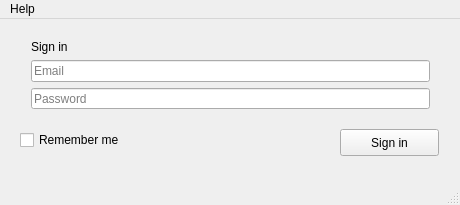
<?xml version="1.0" encoding="UTF-8"?>
<ui version="4.0">
 <class>MainWindow</class>
 <widget class="QMainWindow" name="MainWindow">
  <property name="geometry">
   <rect>
    <x>0</x>
    <y>0</y>
    <width>460</width>
    <height>205</height>
   </rect>
  </property>
  <property name="minimumSize">
   <size>
    <width>460</width>
    <height>205</height>
   </size>
  </property>
  <property name="maximumSize">
   <size>
    <width>460</width>
    <height>205</height>
   </size>
  </property>
  <property name="windowTitle">
   <string>Sign in</string>
  </property>
  <widget class="QWidget" name="centralWidget">
   <widget class="QPushButton" name="signInButton">
    <property name="geometry">
     <rect>
      <x>340</x>
      <y>110</y>
      <width>99</width>
      <height>27</height>
     </rect>
    </property>
    <property name="text">
     <string>Sign in</string>
    </property>
   </widget>
   <widget class="QWidget" name="verticalLayoutWidget">
    <property name="geometry">
     <rect>
      <x>20</x>
      <y>10</y>
      <width>421</width>
      <height>91</height>
     </rect>
    </property>
    <layout class="QVBoxLayout" name="verticalLayout_7">
     <item>
      <widget class="QLabel" name="editLabel">
       <property name="text">
        <string>Sign in</string>
       </property>
      </widget>
     </item>
     <item>
      <layout class="QVBoxLayout" name="verticalLayout_8">
       <item>
        <widget class="QLineEdit" name="emailLineEdit">
         <property name="inputMask">
          <string/>
         </property>
         <property name="text">
          <string/>
         </property>
         <property name="maxLength">
          <number>254</number>
         </property>
         <property name="placeholderText">
          <string>Email</string>
         </property>
        </widget>
       </item>
       <item>
        <widget class="QLineEdit" name="passwordLineEdit">
         <property name="text">
          <string/>
         </property>
         <property name="maxLength">
          <number>254</number>
         </property>
         <property name="echoMode">
          <enum>QLineEdit::Password</enum>
         </property>
         <property name="placeholderText">
          <string>Password</string>
         </property>
        </widget>
       </item>
      </layout>
     </item>
    </layout>
   </widget>
   <widget class="QCheckBox" name="rememberCheckBox">
    <property name="enabled">
     <bool>true</bool>
    </property>
    <property name="geometry">
     <rect>
      <x>20</x>
      <y>110</y>
      <width>131</width>
      <height>22</height>
     </rect>
    </property>
    <property name="text">
     <string>Remember me</string>
    </property>
    <property name="checked">
     <bool>false</bool>
    </property>
   </widget>
  </widget>
  <widget class="QMenuBar" name="menuBar">
   <property name="geometry">
    <rect>
     <x>0</x>
     <y>0</y>
     <width>460</width>
     <height>21</height>
    </rect>
   </property>
   <widget class="QMenu" name="menuHelp">
    <property name="title">
     <string>Help</string>
    </property>
    <addaction name="actionAbout"/>
   </widget>
   <addaction name="menuHelp"/>
  </widget>
  <widget class="QStatusBar" name="statusBar"/>
  <action name="actionAbout">
   <property name="text">
    <string>About</string>
   </property>
  </action>
 </widget>
 <layoutdefault spacing="6" margin="11"/>
 <resources/>
 <connections/>
</ui>
